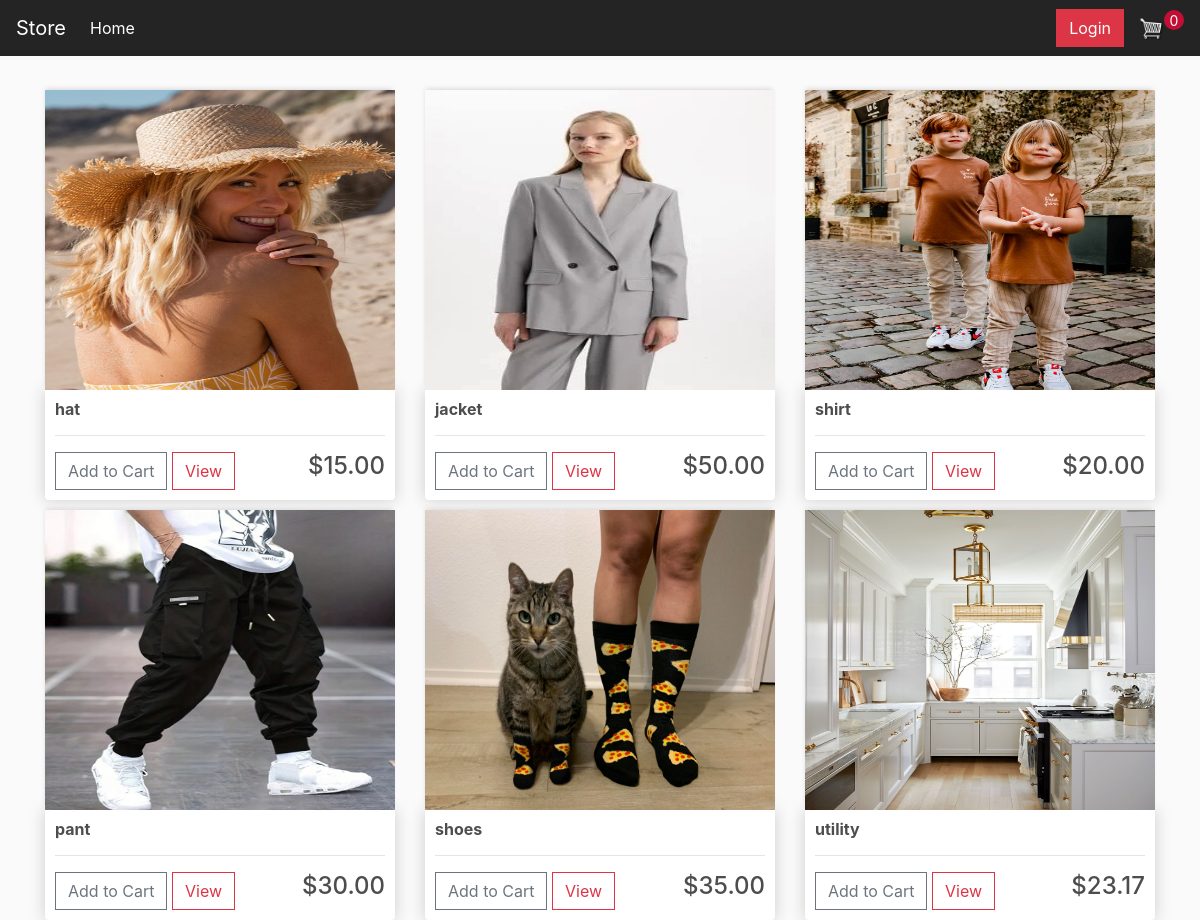
The page /store/ (signed in) on the database its author committed.
### shopping/models.py (models this page shows, shortened)
class Product(models.Model):
    name = models.CharField(max_length=200)
    price = models.FloatField()
    digital = models.BooleanField(default=False, null=True, blank=True)
    image = models.ImageField(null=True, blank=False)
    @property
    def imageURL(self):
        try:
            url = self.image.url
        except:
            url = ''
        return url

### shopping/views.py (the view)
# urls.py: path('store/', views.store, name="store"),
@login_required
def store(request):
     products = Product.objects.all()
     context = {'products':products}
     return render(request, 'shopping/store.html', context)

### shopping/templates/shopping/Store.html
{% extends 'shopping/main.html' %}
{% load static %}
{% block content %}
<div class="row">
    {% for product in products %}
        <div class="col-lg-4">
            <img class="thumbnail" src="{{product.imageURL}}">
            <div class="box-element product">
                <h6><strong>{{product.name}}</strong></h6>
                <hr>
                <button  data-product={{product.id}} data-action="add" class="btn btn-outline-secondary add-btn update-cart">Add to Cart</button>
                <a class="btn btn-outline-danger" href="#">View</a>
                <h4 style="display: inline-block; float: right">${{product.price|floatformat:2}}</h4>
            </div>
        </div>
    {% endfor %}
</div>
{% endblock content %}

### shopping/templates/shopping/Main.html (shortened to what this page needs)
<!DOCTYPE html>
{% load static %}
<html>
<head>
	<link rel="stylesheet" href="https://stackpath.bootstrapcdn.com/bootstrap/4.4.1/css/bootstrap.min.css">
	<link rel="stylesheet" type="text/css" href="{% static 'css/main.css' %}">
</head>
<body>
    <nav class="navbar navbar-expand-lg navbar-dark bg-dark">
        <a class="navbar-brand" href="{% url 'store' %}">Store</a>
        <div class="collapse navbar-collapse" id="navbarSupportedContent">
          <ul class="navbar-nav mr-auto">
            <li class="nav-item active">
              <a class="nav-link" href="{% url 'home' %}">Home <span class="sr-only">(current)</span></a>
            </li>
          </ul>
          <div class="form-inline my-2 my-lg-0">
            <a href="#"class="btn btn-danger">Login</a>
            <a href="{% url 'cart' %}">
             <img  id="cart-icon" src="{% static 'images/cart.png' %}">
           </a>
           <p id="cart-total">0</p>
         </div>
        </div>
      </nav>
  <div class="container">
      <br>
      {% block content %}
      {% endblock content %}
  </div>
</body>
</html>

### static/css/main.css (style rules this page uses)
body { background-color: hsl(0, 0%, 98%); }
h1,h2,h3,h4,h5,h6 { color:hsl(0, 0%, 30%); }
.box-element { box-shadow:hsl(0, 0%, 80%) 0 0 16px; background-color: #fff; border-radius: 4px; padding: 10px; }
.thumbnail { width: 100%; height: 300px; -webkit-box-shadow: -1px -3px 5px -2px rgba(214,214,214,1); -moz-box-shadow: -1px -3px 5px -2px rgba(214,214,214,1); box-shadow: -1px -3px 5px -2px rgba(214,214,214,1); }
.product { border-radius: 0 0 4px 4px; }
.bg-dark { background-color: #242424!important; }
#cart-icon { width:25px; display: inline-block; margin-left: 15px; }
#cart-total { display: block; text-align: center; color:#fff; background-color: rgba(216, 12, 56, 0.888); width: 20px; height: 20px; border-radius: 50%; font-size: 14px; }
.col-lg-4, .col-lg-6, .col-lg-8, .col-lg-12 { margin-top: 10px; border-radius: 10px; }
.btn { border-radius: 0; }

### rows shown on the page
Product: imageURL (picture), name "hat", price "15.00"
Product: imageURL (picture), name "jacket", price "50.00"
Product: imageURL (picture), name "shirt", price "20.00"
Product: imageURL (picture), name "pant", price "30.00"
Product: imageURL (picture), name "shoes", price "35.00"
Product: imageURL (picture), name "utility", price "23.17"
